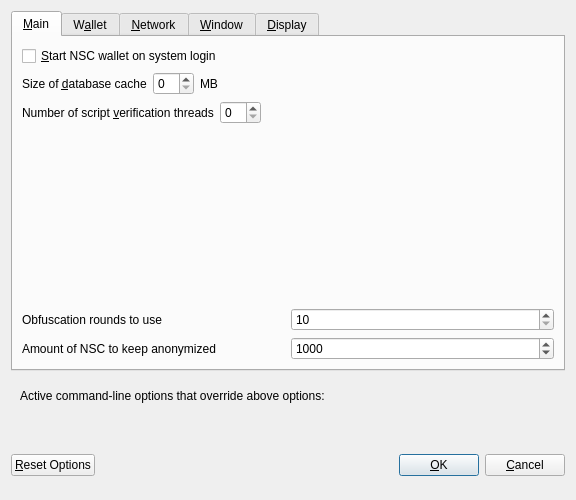
<?xml version="1.0" encoding="UTF-8"?>
<ui version="4.0">
 <class>OptionsDialog</class>
 <widget class="QDialog" name="OptionsDialog">
  <property name="geometry">
   <rect>
    <x>0</x>
    <y>0</y>
    <width>576</width>
    <height>469</height>
   </rect>
  </property>
  <property name="windowTitle">
   <string>Options</string>
  </property>
  <property name="modal">
   <bool>true</bool>
  </property>
  <layout class="QVBoxLayout" name="verticalLayout">
   <item>
    <widget class="QTabWidget" name="tabWidget">
     <property name="currentIndex">
      <number>0</number>
     </property>
     <widget class="QWidget" name="tabMain">
      <attribute name="title">
       <string>&amp;Main</string>
      </attribute>
      <layout class="QVBoxLayout" name="verticalLayout_Main">
       <item>
        <widget class="QCheckBox" name="bitcoinAtStartup">
         <property name="toolTip">
          <string>Automatically start NSC wallet after logging in to the system.</string>
         </property>
         <property name="text">
          <string>&amp;Start NSC wallet on system login</string>
         </property>
        </widget>
       </item>
       <item>
        <layout class="QHBoxLayout" name="horizontalLayout_2_Main">
         <item>
          <widget class="QLabel" name="databaseCacheLabel">
           <property name="text">
            <string>Size of &amp;database cache</string>
           </property>
           <property name="textFormat">
            <enum>Qt::PlainText</enum>
           </property>
           <property name="buddy">
            <cstring>databaseCache</cstring>
           </property>
          </widget>
         </item>
         <item>
          <widget class="QSpinBox" name="databaseCache"/>
         </item>
         <item>
          <widget class="QLabel" name="databaseCacheUnitLabel">
           <property name="text">
            <string>MB</string>
           </property>
           <property name="textFormat">
            <enum>Qt::PlainText</enum>
           </property>
          </widget>
         </item>
         <item>
          <spacer name="horizontalSpacer_2_Main">
           <property name="orientation">
            <enum>Qt::Horizontal</enum>
           </property>
           <property name="sizeHint" stdset="0">
            <size>
             <width>40</width>
             <height>20</height>
            </size>
           </property>
          </spacer>
         </item>
        </layout>
       </item>
       <item>
        <layout class="QHBoxLayout" name="horizontalLayout_3_Main">
         <item>
          <widget class="QLabel" name="threadsScriptVerifLabel">
           <property name="text">
            <string>Number of script &amp;verification threads</string>
           </property>
           <property name="textFormat">
            <enum>Qt::PlainText</enum>
           </property>
           <property name="buddy">
            <cstring>threadsScriptVerif</cstring>
           </property>
          </widget>
         </item>
         <item>
          <widget class="QSpinBox" name="threadsScriptVerif">
           <property name="toolTip">
            <string>(0 = auto, &lt;0 = leave that many cores free)</string>
           </property>
          </widget>
         </item>
         <item>
          <spacer name="horizontalSpacer_3_Main">
           <property name="orientation">
            <enum>Qt::Horizontal</enum>
           </property>
           <property name="sizeHint" stdset="0">
            <size>
             <width>40</width>
             <height>20</height>
            </size>
           </property>
          </spacer>
         </item>
        </layout>
       </item>
       <item>
        <spacer name="verticalSpacer_2">
         <property name="orientation">
          <enum>Qt::Vertical</enum>
         </property>
         <property name="sizeHint" stdset="0">
          <size>
           <width>20</width>
           <height>40</height>
          </size>
         </property>
        </spacer>
       </item>
       <item>
        <layout class="QHBoxLayout" name="horizontalLayout_3">
         <item>
          <widget class="QLabel" name="percentage_label">
           <property name="toolTip">
            <string>This setting determines the amount of individual masternodes that an input will be anonymized through.&lt;br/&gt;More rounds of anonymization gives a higher degree of privacy, but also costs more in fees.</string>
           </property>
           <property name="text">
            <string>Obfuscation rounds to use</string>
           </property>
          </widget>
         </item>
         <item>
          <widget class="QSpinBox" name="obfuscationRounds">
           <property name="minimum">
            <number>10</number>
           </property>
           <property name="maximum">
            <number>100</number>
           </property>
          </widget>
         </item>
        </layout>
       </item>
       <item>
        <layout class="QHBoxLayout" name="horizontalLayout">
         <item>
          <widget class="QLabel" name="label_2">
           <property name="toolTip">
            <string>This amount acts as a threshold to turn off Obfuscation once it's reached.</string>
           </property>
           <property name="statusTip">
            <string notr="true"/>
           </property>
           <property name="whatsThis">
            <string notr="true"/>
           </property>
           <property name="accessibleName">
            <string notr="true"/>
           </property>
           <property name="accessibleDescription">
            <string notr="true"/>
           </property>
           <property name="text">
            <string>Amount of NSC to keep anonymized</string>
           </property>
          </widget>
         </item>
         <item>
          <widget class="QSpinBox" name="anonymizePhc">
           <property name="minimum">
            <number>100</number>
           </property>
           <property name="maximum">
            <number>100000</number>
           </property>
           <property name="singleStep">
            <number>100</number>
           </property>
           <property name="value">
            <number>1000</number>
           </property>
          </widget>
         </item>
        </layout>
       </item>
      </layout>
     </widget>
     <widget class="QWidget" name="tabWallet">
      <attribute name="title">
       <string>W&amp;allet</string>
      </attribute>
      <layout class="QVBoxLayout" name="verticalLayout_Wallet">
       <item>
        <widget class="QGroupBox" name="groupBox">
         <property name="title">
          <string>Expert</string>
         </property>
         <layout class="QVBoxLayout" name="verticalLayout_2">
          <item>
           <widget class="QCheckBox" name="coinControlFeatures">
            <property name="toolTip">
             <string>Whether to show coin control features or not.</string>
            </property>
            <property name="text">
             <string>Enable coin &amp;control features</string>
            </property>
           </widget>
          </item>
          <item>
           <widget class="QCheckBox" name="showMasternodesTab">
            <property name="toolTip">
             <string>Show additional tab listing all your masternodes in first sub-tab&lt;br/&gt;and all masternodes on the network in second sub-tab.</string>
            </property>
            <property name="text">
             <string>Show Masternodes Tab</string>
            </property>
           </widget>
          </item>
          <item>
           <widget class="QCheckBox" name="spendZeroConfChange">
            <property name="toolTip">
             <string>If you disable the spending of unconfirmed change, the change from a transaction&lt;br/&gt;cannot be used until that transaction has at least one confirmation.&lt;br/&gt;This also affects how your balance is computed.</string>
            </property>
            <property name="text">
             <string>&amp;Spend unconfirmed change</string>
            </property>
           </widget>
          </item>
         </layout>
        </widget>
       </item>
       <item>
        <widget class="QGroupBox" name="stakeThresholdGroupBox">
         <property name="title">
          <string>Stake split threshold</string>
         </property>
         <layout class="QHBoxLayout" name="stakeThresholdHLayout">
          <property name="leftMargin">
           <number>9</number>
          </property>
          <property name="topMargin">
           <number>11</number>
          </property>
          <property name="rightMargin">
           <number>9</number>
          </property>
          <property name="bottomMargin">
           <number>9</number>
          </property>
          <item>
           <widget class="QLabel" name="stakeThresholdLabel">
            <property name="text">
             <string>Threshold value:</string>
            </property>
           </widget>
          </item>
          <item>
           <widget class="QSlider" name="stakeThresholdSlider">
            <property name="minimum">
             <number>1</number>
            </property>
            <property name="maximum">
             <number>2000</number>
            </property>
            <property name="orientation">
             <enum>Qt::Horizontal</enum>
            </property>
           </widget>
          </item>
          <item>
           <widget class="QSpinBox" name="stakeThresholdEdit">
            <property name="minimum">
             <number>1</number>
            </property>
            <property name="maximum">
             <number>2000</number>
            </property>
           </widget>
          </item>
         </layout>
        </widget>
       </item>
       <item>
        <widget class="QGroupBox" name="autoCombineGroupBox">
         <property name="title">
          <string>Autocombine reward</string>
         </property>
         <layout class="QVBoxLayout" name="verticalLayout_3">
          <property name="leftMargin">
           <number>9</number>
          </property>
          <property name="topMargin">
           <number>11</number>
          </property>
          <property name="rightMargin">
           <number>9</number>
          </property>
          <property name="bottomMargin">
           <number>9</number>
          </property>
          <item>
           <widget class="QCheckBox" name="autoCombineCheckBox">
            <property name="text">
             <string>Enable autocombine rewards</string>
            </property>
           </widget>
          </item>
          <item>
           <widget class="QFrame" name="autoCombineFrame">
            <layout class="QHBoxLayout" name="horizontalLayout_2">
             <property name="leftMargin">
              <number>0</number>
             </property>
             <property name="topMargin">
              <number>0</number>
             </property>
             <property name="rightMargin">
              <number>0</number>
             </property>
             <property name="bottomMargin">
              <number>0</number>
             </property>
             <item>
              <layout class="QGridLayout" name="autoCombineGrid">
               <item row="0" column="1">
                <widget class="QSlider" name="autoCombineSlider">
                 <property name="minimum">
                  <number>0</number>
                 </property>
                 <property name="maximum">
                  <number>5000</number>
                 </property>
                 <property name="orientation">
                  <enum>Qt::Horizontal</enum>
                 </property>
                </widget>
               </item>
               <item row="0" column="2">
                <widget class="QSpinBox" name="autoCombineEdit">
                 <property name="minimum">
                  <number>0</number>
                 </property>
                 <property name="maximum">
                  <number>5000</number>
                 </property>
                </widget>
               </item>
               <item row="0" column="0">
                <widget class="QLabel" name="autoCombineLabel">
                 <property name="toolTip">
                  <string>Combine outputs, within the same address, to the setting value. A standard transaction will be created, one combine operation on each chain block.</string>
                 </property>
                 <property name="text">
                  <string>Autocombine value:</string>
                 </property>
                 <property name="alignment">
                  <set>Qt::AlignRight|Qt::AlignTrailing|Qt::AlignVCenter</set>
                 </property>
                </widget>
               </item>
               <item row="1" column="0">
                <widget class="QLabel" name="autoCombineLimitLabel">
                 <property name="toolTip">
                  <string>Do not affect the inputs with the number of confirmations over the limit ( 0 = disabled, confirmations are not checked )</string>
                 </property>
                 <property name="text">
                  <string>Confirmations limit:</string>
                 </property>
                 <property name="alignment">
                  <set>Qt::AlignRight|Qt::AlignTrailing|Qt::AlignVCenter</set>
                 </property>
                </widget>
               </item>
               <item row="1" column="1">
                <widget class="QSlider" name="autoCombineLimitSlider">
                  <property name="minimum">
                   <number>0</number>
                  </property>
                  <property name="maximum">
                   <number>5000</number>
                  </property>
                 <property name="orientation">
                  <enum>Qt::Horizontal</enum>
                 </property>
                </widget>
               </item>
               <item row="1" column="2">
                <widget class="QSpinBox" name="autoCombineLimitEdit">
                  <property name="minimum">
                   <number>0</number>
                  </property>
                  <property name="maximum">
                   <number>5000</number>
                  </property>
                </widget>
               </item>
              </layout>
             </item>
            </layout>
           </widget>
          </item>
         </layout>
        </widget>
       </item>
       <item>
        <spacer name="verticalSpacer_Wallet">
         <property name="orientation">
          <enum>Qt::Vertical</enum>
         </property>
         <property name="sizeHint" stdset="0">
          <size>
           <width>20</width>
           <height>40</height>
          </size>
         </property>
        </spacer>
       </item>
      </layout>
     </widget>
     <widget class="QWidget" name="tabNetwork">
      <attribute name="title">
       <string>&amp;Network</string>
      </attribute>
      <layout class="QVBoxLayout" name="verticalLayout_Network">
       <item>
        <widget class="QCheckBox" name="mapPortUpnp">
         <property name="toolTip">
          <string>Automatically open the NSC client port on the router. This only works when your router supports UPnP and it is enabled.</string>
         </property>
         <property name="text">
          <string>Map port using &amp;UPnP</string>
         </property>
        </widget>
       </item>
       <item>
        <widget class="QCheckBox" name="allowIncoming">
         <property name="toolTip">
          <string>Accept connections from outside</string>
         </property>
         <property name="text">
          <string>Allow incoming connections</string>
         </property>
        </widget>
       </item>
       <item>
        <widget class="QCheckBox" name="connectSocks">
         <property name="toolTip">
          <string>Connect to the NSC network through a SOCKS5 proxy.</string>
         </property>
         <property name="text">
          <string>&amp;Connect through SOCKS5 proxy (default proxy):</string>
         </property>
        </widget>
       </item>
       <item>
        <layout class="QHBoxLayout" name="horizontalLayout_1_Network">
         <item>
          <widget class="QLabel" name="proxyIpLabel">
           <property name="text">
            <string>Proxy &amp;IP:</string>
           </property>
           <property name="textFormat">
            <enum>Qt::PlainText</enum>
           </property>
           <property name="buddy">
            <cstring>proxyIp</cstring>
           </property>
          </widget>
         </item>
         <item>
          <widget class="QValidatedLineEdit" name="proxyIp">
           <property name="minimumSize">
            <size>
             <width>140</width>
             <height>0</height>
            </size>
           </property>
           <property name="maximumSize">
            <size>
             <width>140</width>
             <height>16777215</height>
            </size>
           </property>
           <property name="toolTip">
            <string>IP address of the proxy (e.g. IPv4: 127.0.0.1 / IPv6: ::1)</string>
           </property>
          </widget>
         </item>
         <item>
          <widget class="QLabel" name="proxyPortLabel">
           <property name="text">
            <string>&amp;Port:</string>
           </property>
           <property name="textFormat">
            <enum>Qt::PlainText</enum>
           </property>
           <property name="buddy">
            <cstring>proxyPort</cstring>
           </property>
          </widget>
         </item>
         <item>
          <widget class="QLineEdit" name="proxyPort">
           <property name="minimumSize">
            <size>
             <width>55</width>
             <height>0</height>
            </size>
           </property>
           <property name="maximumSize">
            <size>
             <width>55</width>
             <height>16777215</height>
            </size>
           </property>
           <property name="toolTip">
            <string>Port of the proxy (e.g. 9050)</string>
           </property>
          </widget>
         </item>
         <item>
          <spacer name="horizontalSpacer_1_Network">
           <property name="orientation">
            <enum>Qt::Horizontal</enum>
           </property>
           <property name="sizeHint" stdset="0">
            <size>
             <width>40</width>
             <height>20</height>
            </size>
           </property>
          </spacer>
         </item>
        </layout>
       </item>
       <item>
        <spacer name="verticalSpacer_Network">
         <property name="orientation">
          <enum>Qt::Vertical</enum>
         </property>
         <property name="sizeHint" stdset="0">
          <size>
           <width>20</width>
           <height>40</height>
          </size>
         </property>
        </spacer>
       </item>
      </layout>
     </widget>
     <widget class="QWidget" name="tabWindow">
      <attribute name="title">
       <string>&amp;Window</string>
      </attribute>
      <layout class="QVBoxLayout" name="verticalLayout_Window">
       <item>
        <widget class="QCheckBox" name="minimizeToTray">
         <property name="toolTip">
          <string>Show only a tray icon after minimizing the window.</string>
         </property>
         <property name="text">
          <string>&amp;Minimize to the tray instead of the taskbar</string>
         </property>
        </widget>
       </item>
       <item>
        <widget class="QCheckBox" name="minimizeOnClose">
         <property name="toolTip">
          <string>Minimize instead of exit the application when the window is closed. When this option is enabled, the application will be closed only after selecting Quit in the menu.</string>
         </property>
         <property name="text">
          <string>M&amp;inimize on close</string>
         </property>
        </widget>
       </item>
       <item>
        <spacer name="verticalSpacer_Window">
         <property name="orientation">
          <enum>Qt::Vertical</enum>
         </property>
         <property name="sizeHint" stdset="0">
          <size>
           <width>20</width>
           <height>40</height>
          </size>
         </property>
        </spacer>
       </item>
      </layout>
     </widget>
     <widget class="QWidget" name="tabDisplay">
      <attribute name="title">
       <string>&amp;Display</string>
      </attribute>
      <layout class="QVBoxLayout" name="verticalLayout_Display">
       <item>
        <layout class="QHBoxLayout" name="horizontalLayout_1_Display">
         <item>
          <widget class="QLabel" name="langLabel">
           <property name="text">
            <string>User Interface &amp;language:</string>
           </property>
           <property name="textFormat">
            <enum>Qt::PlainText</enum>
           </property>
           <property name="buddy">
            <cstring>lang</cstring>
           </property>
          </widget>
         </item>
         <item>
          <widget class="QValueComboBox" name="lang">
           <property name="toolTip">
            <string>The user interface language can be set here. This setting will take effect after restarting NSC wallet.</string>
           </property>
          </widget>
         </item>
        </layout>
       </item>
       <item>
        <layout class="QHBoxLayout" name="horizontalLayout_4_Display" stretch="0,0">
         <item>
          <widget class="QLabel" name="themeLabel">
           <property name="text">
            <string>User Interface Theme:</string>
           </property>
          </widget>
         </item>
         <item>
          <widget class="QValueComboBox" name="theme"/>
         </item>
        </layout>
       </item>
       <item>
        <layout class="QHBoxLayout" name="horizontalLayout_6_Display">
         <item>
          <widget class="QLabel" name="toolbarLabel">
           <property name="text">
            <string>Toolbar Position:</string>
           </property>
          </widget>
         </item>
         <item>
          <widget class="QValueComboBox" name="toolbarPosition"/>
         </item>
        </layout>
       </item>
       <item>
        <layout class="QHBoxLayout" name="horizontalLayout_2_Display">
         <item>
          <widget class="QLabel" name="unitLabel">
           <property name="text">
            <string>&amp;Unit to show amounts in:</string>
           </property>
           <property name="textFormat">
            <enum>Qt::PlainText</enum>
           </property>
           <property name="buddy">
            <cstring>unit</cstring>
           </property>
          </widget>
         </item>
         <item>
          <widget class="QValueComboBox" name="unit">
           <property name="toolTip">
            <string>Choose the default subdivision unit to show in the interface and when sending coins.</string>
           </property>
          </widget>
         </item>
        </layout>
       </item>
       <item>
        <layout class="QHBoxLayout" name="horizontalLayout_5_Display">
         <item>
          <widget class="QLabel" name="digitsLabel">
           <property name="text">
            <string>Decimal digits</string>
           </property>
          </widget>
         </item>
         <item>
          <widget class="QValueComboBox" name="digits"/>
         </item>
        </layout>
       </item>
       <item>
        <layout class="QHBoxLayout" name="horizontalLayout_3_Display">
         <item>
          <widget class="QLabel" name="thirdPartyTxUrlsLabel">
           <property name="toolTip">
            <string>Third party URLs (e.g. a block explorer) that appear in the transactions tab as context menu items. %s in the URL is replaced by transaction hash. Multiple URLs are separated by vertical bar |.</string>
           </property>
           <property name="text">
            <string>Third party transaction URLs</string>
           </property>
           <property name="buddy">
            <cstring>thirdPartyTxUrls</cstring>
           </property>
          </widget>
         </item>
         <item>
          <widget class="QLineEdit" name="thirdPartyTxUrls">
           <property name="toolTip">
            <string>Third party URLs (e.g. a block explorer) that appear in the transactions tab as context menu items. %s in the URL is replaced by transaction hash. Multiple URLs are separated by vertical bar |.</string>
           </property>
          </widget>
         </item>
        </layout>
       </item>
       <item>
        <spacer name="verticalSpacer">
         <property name="orientation">
          <enum>Qt::Vertical</enum>
         </property>
         <property name="sizeHint" stdset="0">
          <size>
           <width>20</width>
           <height>40</height>
          </size>
         </property>
        </spacer>
       </item>
      </layout>
     </widget>
    </widget>
   </item>
   <item>
    <widget class="QFrame" name="frame">
     <layout class="QVBoxLayout" name="verticalLayout_Bottom">
      <item>
       <layout class="QHBoxLayout" name="horizontalLayout_Bottom">
        <item>
         <widget class="QLabel" name="overriddenByCommandLineInfoLabel">
          <property name="text">
           <string>Active command-line options that override above options:</string>
          </property>
          <property name="textFormat">
           <enum>Qt::PlainText</enum>
          </property>
         </widget>
        </item>
        <item>
         <spacer name="horizontalSpacer_Bottom">
          <property name="orientation">
           <enum>Qt::Horizontal</enum>
          </property>
          <property name="sizeHint" stdset="0">
           <size>
            <width>40</width>
            <height>20</height>
           </size>
          </property>
         </spacer>
        </item>
       </layout>
      </item>
      <item>
       <widget class="QLabel" name="overriddenByCommandLineLabel">
        <property name="text">
         <string/>
        </property>
        <property name="textFormat">
         <enum>Qt::PlainText</enum>
        </property>
        <property name="wordWrap">
         <bool>true</bool>
        </property>
       </widget>
      </item>
     </layout>
    </widget>
   </item>
   <item>
    <layout class="QHBoxLayout" name="horizontalLayout_Buttons">
     <item>
      <widget class="QPushButton" name="resetButton">
       <property name="toolTip">
        <string>Reset all client options to default.</string>
       </property>
       <property name="text">
        <string>&amp;Reset Options</string>
       </property>
       <property name="autoDefault">
        <bool>false</bool>
       </property>
      </widget>
     </item>
     <item>
      <spacer name="horizontalSpacer_1">
       <property name="orientation">
        <enum>Qt::Horizontal</enum>
       </property>
       <property name="sizeHint" stdset="0">
        <size>
         <width>40</width>
         <height>48</height>
        </size>
       </property>
      </spacer>
     </item>
     <item>
      <widget class="QLabel" name="statusLabel">
       <property name="minimumSize">
        <size>
         <width>200</width>
         <height>0</height>
        </size>
       </property>
       <property name="font">
        <font>
         <weight>75</weight>
         <bold>true</bold>
        </font>
       </property>
       <property name="text">
        <string/>
       </property>
       <property name="textFormat">
        <enum>Qt::PlainText</enum>
       </property>
       <property name="wordWrap">
        <bool>true</bool>
       </property>
      </widget>
     </item>
     <item>
      <spacer name="horizontalSpacer_2">
       <property name="orientation">
        <enum>Qt::Horizontal</enum>
       </property>
       <property name="sizeHint" stdset="0">
        <size>
         <width>40</width>
         <height>48</height>
        </size>
       </property>
      </spacer>
     </item>
     <item>
      <widget class="QPushButton" name="okButton">
       <property name="text">
        <string>&amp;OK</string>
       </property>
       <property name="autoDefault">
        <bool>false</bool>
       </property>
       <property name="default">
        <bool>true</bool>
       </property>
      </widget>
     </item>
     <item>
      <widget class="QPushButton" name="cancelButton">
       <property name="text">
        <string>&amp;Cancel</string>
       </property>
       <property name="autoDefault">
        <bool>false</bool>
       </property>
      </widget>
     </item>
    </layout>
   </item>
  </layout>
 </widget>
 <customwidgets>
  <customwidget>
   <class>QValidatedLineEdit</class>
   <extends>QLineEdit</extends>
   <header>qvalidatedlineedit.h</header>
  </customwidget>
  <customwidget>
   <class>QValueComboBox</class>
   <extends>QComboBox</extends>
   <header>qvaluecombobox.h</header>
  </customwidget>
 </customwidgets>
 <resources/>
 <connections/>
</ui>
